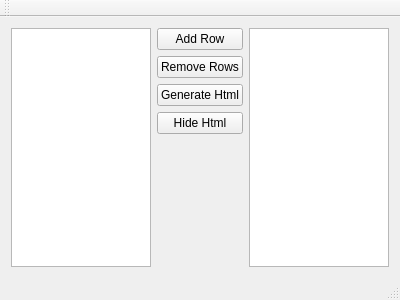
<?xml version="1.0" encoding="UTF-8"?>
<ui version="4.0">
 <class>MainWindow</class>
 <widget class="QMainWindow" name="MainWindow">
  <property name="geometry">
   <rect>
    <x>0</x>
    <y>0</y>
    <width>400</width>
    <height>300</height>
   </rect>
  </property>
  <property name="windowTitle">
   <string>MainWindow</string>
  </property>
  <widget class="QWidget" name="centralWidget">
   <layout class="QVBoxLayout" name="verticalLayout_2">
    <item>
     <layout class="QHBoxLayout" name="horizontalLayout">
      <item>
       <widget class="QTableView" name="tableView"/>
      </item>
      <item>
       <layout class="QVBoxLayout" name="verticalLayout">
        <item>
         <widget class="QPushButton" name="addRowButton">
          <property name="text">
           <string>Add Row</string>
          </property>
         </widget>
        </item>
        <item>
         <widget class="QPushButton" name="removeRowsButton">
          <property name="text">
           <string>Remove Rows</string>
          </property>
         </widget>
        </item>
        <item>
         <widget class="QPushButton" name="generateHtmlButton">
          <property name="text">
           <string>Generate Html</string>
          </property>
         </widget>
        </item>
        <item>
         <widget class="QPushButton" name="hideHtml">
          <property name="text">
           <string>Hide Html</string>
          </property>
         </widget>
        </item>
        <item>
         <spacer name="verticalSpacer">
          <property name="orientation">
           <enum>Qt::Vertical</enum>
          </property>
          <property name="sizeHint" stdset="0">
           <size>
            <width>20</width>
            <height>40</height>
           </size>
          </property>
         </spacer>
        </item>
       </layout>
      </item>
      <item>
       <widget class="QTextBrowser" name="htmlBrowser"/>
      </item>
     </layout>
    </item>
   </layout>
  </widget>
  <widget class="QMenuBar" name="menuBar">
   <property name="geometry">
    <rect>
     <x>0</x>
     <y>0</y>
     <width>400</width>
     <height>21</height>
    </rect>
   </property>
  </widget>
  <widget class="QToolBar" name="mainToolBar">
   <attribute name="toolBarArea">
    <enum>TopToolBarArea</enum>
   </attribute>
   <attribute name="toolBarBreak">
    <bool>false</bool>
   </attribute>
  </widget>
  <widget class="QStatusBar" name="statusBar"/>
 </widget>
 <layoutdefault spacing="6" margin="11"/>
 <resources/>
 <connections/>
</ui>
